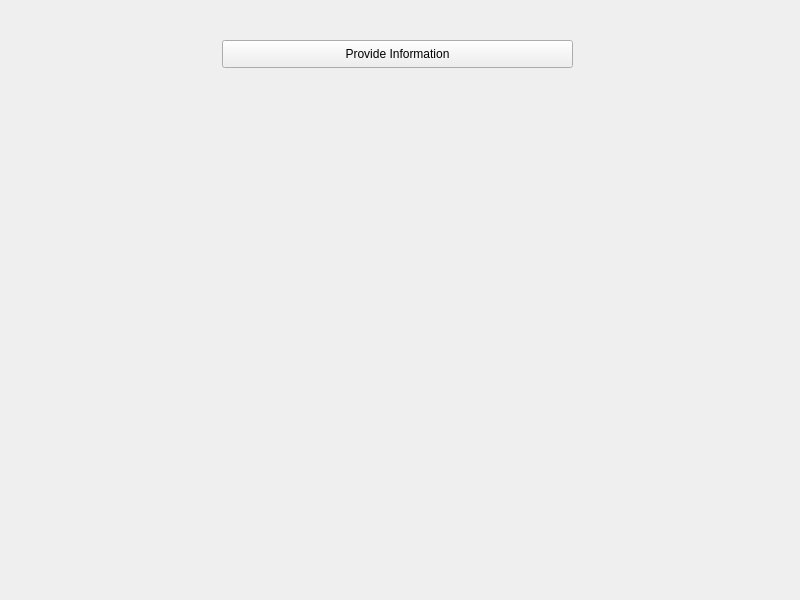
<?xml version="1.0" encoding="UTF-8"?>
<ui version="4.0">
 <class>Widget</class>
 <widget class="QWidget" name="Widget">
  <property name="geometry">
   <rect>
    <x>0</x>
    <y>0</y>
    <width>800</width>
    <height>600</height>
   </rect>
  </property>
  <property name="windowTitle">
   <string>Widget</string>
  </property>
  <widget class="QPushButton" name="pushButton">
   <property name="geometry">
    <rect>
     <x>222</x>
     <y>40</y>
     <width>351</width>
     <height>28</height>
    </rect>
   </property>
   <property name="text">
    <string>Provide Information</string>
   </property>
  </widget>
  <widget class="QLabel" name="label">
   <property name="geometry">
    <rect>
     <x>50</x>
     <y>240</y>
     <width>681</width>
     <height>41</height>
    </rect>
   </property>
   <property name="text">
    <string/>
   </property>
  </widget>
 </widget>
 <resources/>
 <connections/>
</ui>
